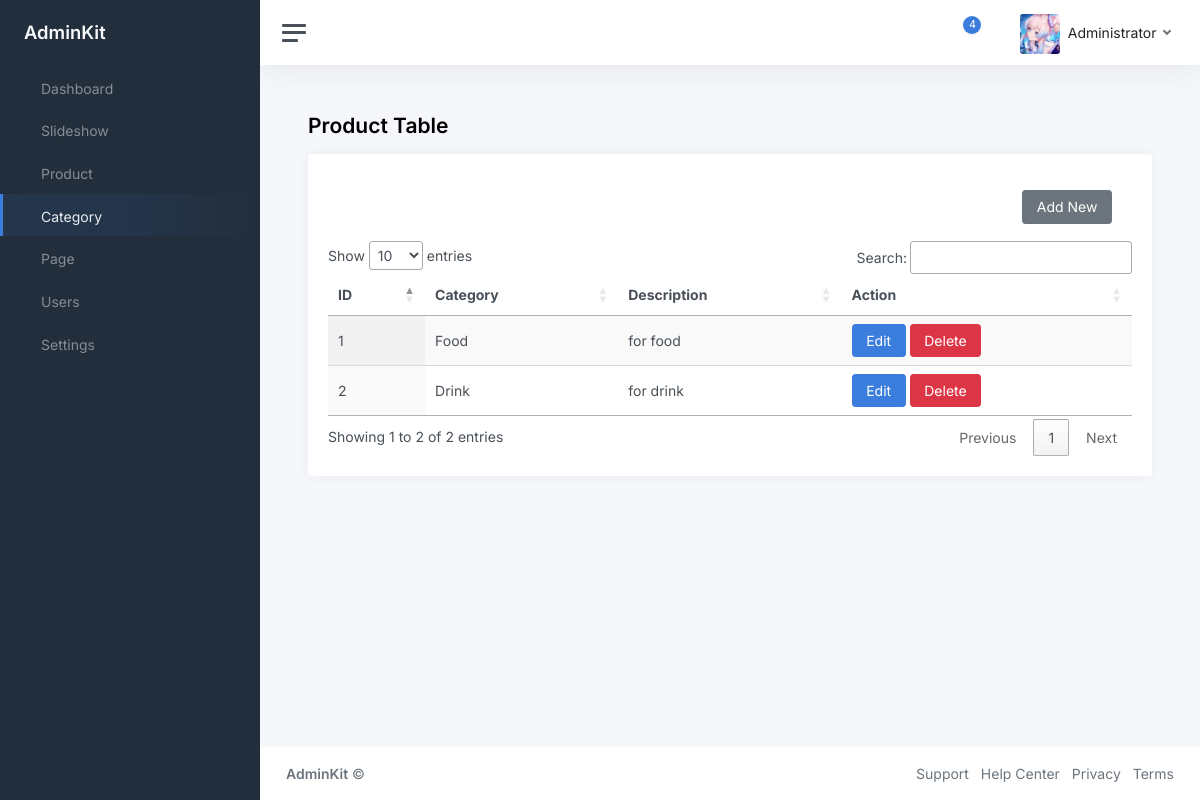
Before: /ecadmin/category/ with the older database file.
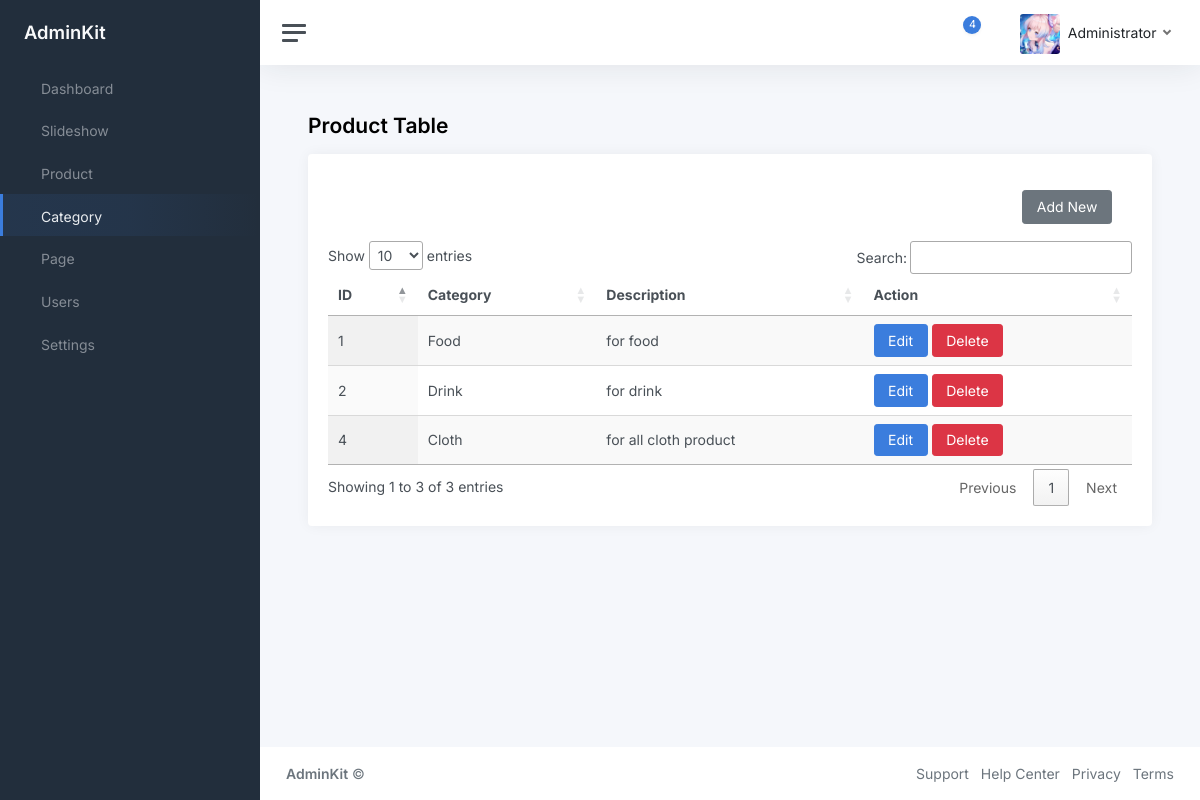
After: the same page with the newer database file.
### shop/models.py (models this page shows, shortened)
class Category(models.Model):
    category_name = models.CharField(max_length=100)
    description = models.TextField()

### ecadmin/views.py (the view)
# urls.py: path('category/', views.category_list, name='category-list'),
def category_list(request):
    category = Category.objects.all()
    return render(request, 'ecadmin/category/category.html', {'categories': category})

### templates/ecadmin/category/category.html (shortened to what this page needs)
{% extends "ecadmin/base.html" %}
{% load static %}
{% block content %}
    <div class="container-fluid p-0">
		<h1 class="h3 mb-3"><strong>Product Table</strong></h1>
		 <div class="row">
          <div class="col-md-12">
            <div class="card">
              	<div class="card-body">
					<div class="card-header d-flex justify-content-between">
						 <h5 class="m-0"></h5>
						<a href="{% url 'ecadmin:category-post' %}" type="btn" class="btn btn-secondary m-0 w-10">
							Add New
						</a>
					</div>
					<table id="productTable" class="display">
				   <thead>
					   <tr>
						   <th>ID</th>
						   <th>Category</th>
						   <th>Description</th>
						   <th>Action</th>
					   </tr>
				   </thead>
				   <tbody>
					 {% for category in categories %}
						<tr>
							<td>{{ category.id }}</td>
							<td>{{ category.category_name }}</td>
							<td>{{ category.description }}</td>
							<td>
								<a href="{% url 'ecadmin:category-update' category.id %}" class="btn btn-primary">
									Edit
								</a>
								<a href="{% url 'ecadmin:category-delete' category.id %}" class="btn btn-danger" >
									Delete
								</a>
							</td>
						</tr>
					 {% endfor %}
				   </tbody>
				</table>
              	</div>
            </div>
          </div>
        </div>
	</div>
{% endblock %}

Changed rows visible on the page:
added Category: id "4", category_name "Cloth", description "for all cloth product"
Other visible differences:
text written by a page script: "Show entries Search: Showing 1 to 2 of 2 entries Previous 1 Next" → "Show entries Search: Showing 1 to 3 of 3 entries Previous 1 Next"
